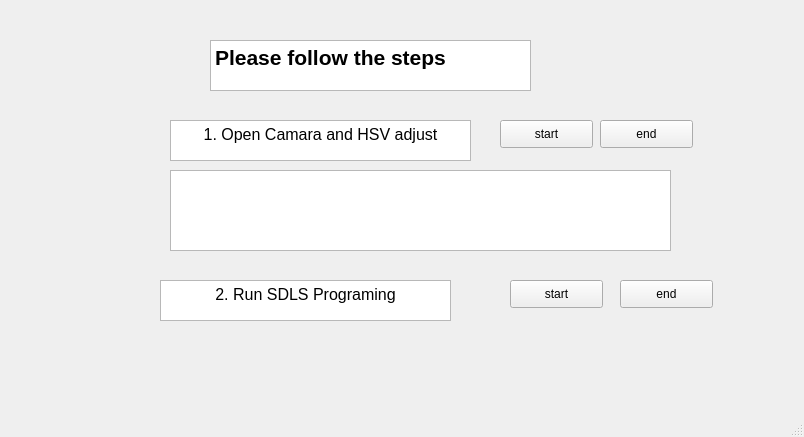
<?xml version="1.0" encoding="UTF-8"?>
<ui version="4.0">
 <class>MainWindow</class>
 <widget class="QMainWindow" name="MainWindow">
  <property name="geometry">
   <rect>
    <x>0</x>
    <y>0</y>
    <width>804</width>
    <height>437</height>
   </rect>
  </property>
  <property name="windowTitle">
   <string>MainWindow</string>
  </property>
  <widget class="QWidget" name="centralwidget">
   <widget class="QTextEdit" name="textEdit">
    <property name="geometry">
     <rect>
      <x>210</x>
      <y>40</y>
      <width>321</width>
      <height>51</height>
     </rect>
    </property>
    <property name="html">
     <string>&lt;!DOCTYPE HTML PUBLIC &quot;-//W3C//DTD HTML 4.0//EN&quot; &quot;http://www.w3.org/TR/REC-html40/strict.dtd&quot;&gt;
&lt;html&gt;&lt;head&gt;&lt;meta name=&quot;qrichtext&quot; content=&quot;1&quot; /&gt;&lt;style type=&quot;text/css&quot;&gt;
p, li { white-space: pre-wrap; }
&lt;/style&gt;&lt;/head&gt;&lt;body style=&quot; font-family:'PMingLiU'; font-size:9pt; font-weight:400; font-style:normal;&quot;&gt;
&lt;p style=&quot; margin-top:0px; margin-bottom:0px; margin-left:0px; margin-right:0px; -qt-block-indent:0; text-indent:0px;&quot;&gt;&lt;span style=&quot; font-size:16pt; font-weight:600;&quot;&gt;Please follow the steps&lt;/span&gt;&lt;/p&gt;&lt;/body&gt;&lt;/html&gt;</string>
    </property>
   </widget>
   <widget class="QTextBrowser" name="textBrowser">
    <property name="geometry">
     <rect>
      <x>170</x>
      <y>120</y>
      <width>301</width>
      <height>41</height>
     </rect>
    </property>
    <property name="html">
     <string>&lt;!DOCTYPE HTML PUBLIC &quot;-//W3C//DTD HTML 4.0//EN&quot; &quot;http://www.w3.org/TR/REC-html40/strict.dtd&quot;&gt;
&lt;html&gt;&lt;head&gt;&lt;meta name=&quot;qrichtext&quot; content=&quot;1&quot; /&gt;&lt;style type=&quot;text/css&quot;&gt;
p, li { white-space: pre-wrap; }
&lt;/style&gt;&lt;/head&gt;&lt;body style=&quot; font-family:'PMingLiU'; font-size:9pt; font-weight:400; font-style:normal;&quot;&gt;
&lt;p align=&quot;center&quot; style=&quot; margin-top:0px; margin-bottom:0px; margin-left:0px; margin-right:0px; -qt-block-indent:0; text-indent:0px;&quot;&gt;&lt;span style=&quot; font-size:12pt;&quot;&gt;1. Open Camara and HSV adjust&lt;/span&gt;&lt;/p&gt;&lt;/body&gt;&lt;/html&gt;</string>
    </property>
   </widget>
   <widget class="QPushButton" name="pushButton">
    <property name="geometry">
     <rect>
      <x>500</x>
      <y>120</y>
      <width>93</width>
      <height>28</height>
     </rect>
    </property>
    <property name="text">
     <string>start</string>
    </property>
   </widget>
   <widget class="QPushButton" name="pushButton_2">
    <property name="geometry">
     <rect>
      <x>600</x>
      <y>120</y>
      <width>93</width>
      <height>28</height>
     </rect>
    </property>
    <property name="text">
     <string>end</string>
    </property>
   </widget>
   <widget class="QTextBrowser" name="textBrowser_2">
    <property name="geometry">
     <rect>
      <x>170</x>
      <y>170</y>
      <width>501</width>
      <height>81</height>
     </rect>
    </property>
   </widget>
   <widget class="QTextBrowser" name="textBrowser_3">
    <property name="geometry">
     <rect>
      <x>160</x>
      <y>280</y>
      <width>291</width>
      <height>41</height>
     </rect>
    </property>
    <property name="html">
     <string>&lt;!DOCTYPE HTML PUBLIC &quot;-//W3C//DTD HTML 4.0//EN&quot; &quot;http://www.w3.org/TR/REC-html40/strict.dtd&quot;&gt;
&lt;html&gt;&lt;head&gt;&lt;meta name=&quot;qrichtext&quot; content=&quot;1&quot; /&gt;&lt;style type=&quot;text/css&quot;&gt;
p, li { white-space: pre-wrap; }
&lt;/style&gt;&lt;/head&gt;&lt;body style=&quot; font-family:'PMingLiU'; font-size:9pt; font-weight:400; font-style:normal;&quot;&gt;
&lt;p align=&quot;center&quot; style=&quot; margin-top:0px; margin-bottom:0px; margin-left:0px; margin-right:0px; -qt-block-indent:0; text-indent:0px;&quot;&gt;&lt;span style=&quot; font-size:12pt;&quot;&gt;2. Run SDLS Programing&lt;/span&gt;&lt;/p&gt;&lt;/body&gt;&lt;/html&gt;</string>
    </property>
   </widget>
   <widget class="QPushButton" name="pushButton_3">
    <property name="geometry">
     <rect>
      <x>510</x>
      <y>280</y>
      <width>93</width>
      <height>28</height>
     </rect>
    </property>
    <property name="text">
     <string>start</string>
    </property>
   </widget>
   <widget class="QPushButton" name="pushButton_4">
    <property name="geometry">
     <rect>
      <x>620</x>
      <y>280</y>
      <width>93</width>
      <height>28</height>
     </rect>
    </property>
    <property name="text">
     <string>end</string>
    </property>
   </widget>
  </widget>
  <widget class="QMenuBar" name="menubar">
   <property name="geometry">
    <rect>
     <x>0</x>
     <y>0</y>
     <width>804</width>
     <height>25</height>
    </rect>
   </property>
  </widget>
  <widget class="QStatusBar" name="statusbar"/>
 </widget>
 <resources/>
 <connections/>
</ui>
